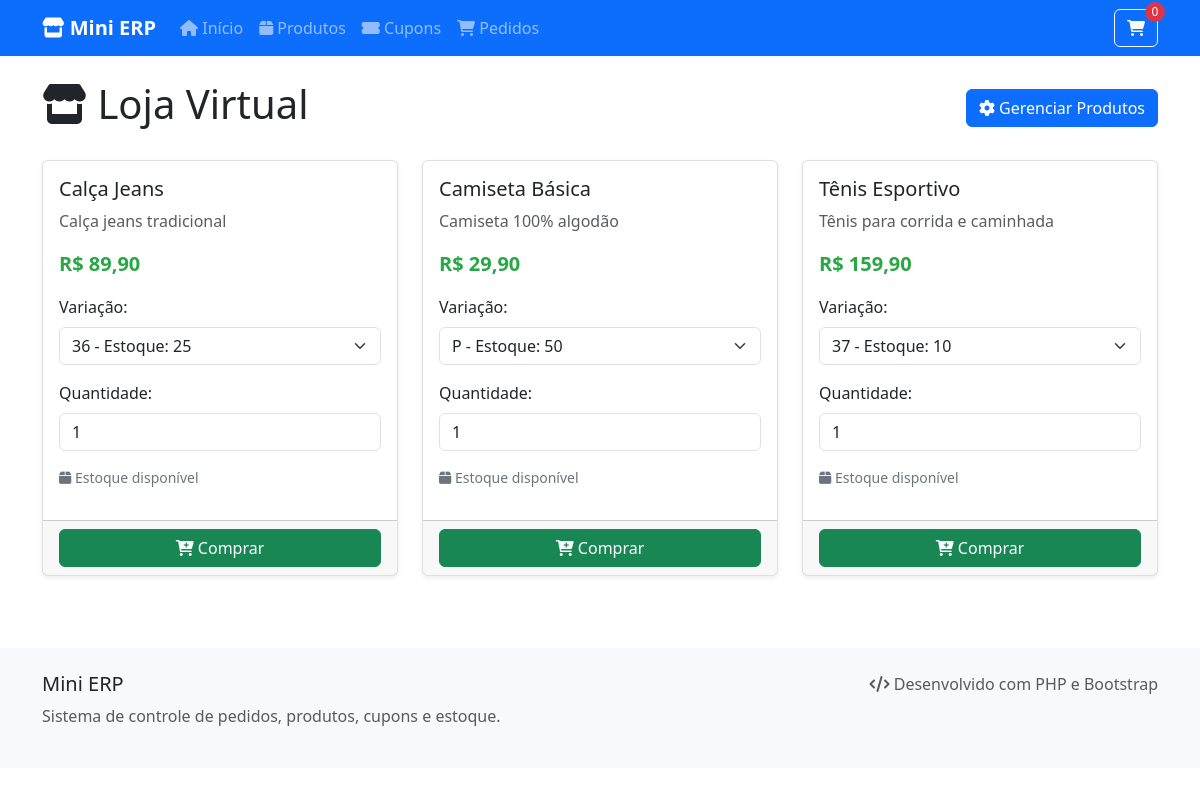
The page / on the database its author committed.
### tables this page shows
CREATE TABLE produtos (
    id INT AUTO_INCREMENT PRIMARY KEY,
    nome VARCHAR(255) NOT NULL,
    preco DECIMAL(10,2) NOT NULL,
    descricao TEXT,
    ativo BOOLEAN DEFAULT TRUE,
    created_at TIMESTAMP DEFAULT CURRENT_TIMESTAMP,
    updated_at TIMESTAMP DEFAULT CURRENT_TIMESTAMP ON UPDATE CURRENT_TIMESTAMP
);

### classes/Produto.php (called while the page is built, shortened)
<?php
class Produto {
    private $conn;
    private $table_name = "produtos";
    public function __construct($db) {
        $this->conn = $db;
    }
    public function listar() {
        $query = "SELECT p.*,
                         GROUP_CONCAT(CONCAT(pv.id, ':', pv.nome, ':', pv.valor_adicional) SEPARATOR '|') as variacoes,
                         GROUP_CONCAT(CONCAT(e.variacao_id, ':', e.quantidade) SEPARATOR '|') as estoque
                  FROM " . $this->table_name . " p
                  LEFT JOIN produto_variacoes pv ON p.id = pv.produto_id AND pv.ativo = 1
                  LEFT JOIN estoque e ON p.id = e.produto_id
                  WHERE p.ativo = 1
                  GROUP BY p.id
                  ORDER BY p.nome";
        $stmt = $this->conn->prepare($query);
        $stmt->execute();
        return $stmt->fetchAll();
    }
}
?>

### index.php (the view, shortened to what this page needs)
<?php
require_once 'classes/Produto.php';
$database = new Database();
$db = $database->getConnection();
$produto = new Produto($db);
$produtos = $produto->listar();
include 'includes/header.php';
?>
<div class="row">
    <div class="col-12">
        <div class="d-flex justify-content-between align-items-center mb-4">
            <h1><i class="fas fa-store"></i> Loja Virtual</h1>
            <a href="produtos.php" class="btn btn-primary">
                <i class="fas fa-cog"></i> Gerenciar Produtos
            </a>
        </div>
    </div>
</div>
<?php if (empty($produtos)): ?>
    <div class="alert alert-info">
        <i class="fas fa-info-circle"></i> Nenhum produto cadastrado ainda.
        <a href="produtos.php" class="alert-link">Clique aqui para cadastrar produtos</a>.
    </div>
<?php else: ?>
    <div class="row">
        <?php foreach ($produtos as $prod): ?>
            <div class="col-md-4 mb-4">
                <div class="card product-card h-100">
                    <div class="card-body">
                        <h5 class="card-title"><?php echo htmlspecialchars($prod['nome']); ?></h5>
                        <p class="card-text text-muted"><?php echo htmlspecialchars($prod['descricao']); ?></p>
                        <div class="price mb-3">R$ <?php echo number_format($prod['preco'], 2, ',', '.'); ?></div>
                        <?php if ($prod['variacoes']): ?>
                            <div class="mb-3">
                                <label class="form-label">Variação:</label>
                                <select class="form-select variation-select" id="variacao_<?php echo $prod['id']; ?>">
                                    <?php
                                    $variacoes = explode('|', $prod['variacoes']);
                                    $estoques = [];
                                    if ($prod['estoque']) {
                                        foreach (explode('|', $prod['estoque']) as $est) {
                                            $parts = explode(':', $est);
                                            if (count($parts) >= 2) {
                                                $estoques[$parts[0]] = $parts[1];
                                            }
                                        }
                                    }
                                    foreach ($variacoes as $var):
                                        $var_parts = explode(':', $var);
                                        if (count($var_parts) >= 3):
                                            $var_id = $var_parts[0];
                                            $var_nome = $var_parts[1];
                                            $var_valor = floatval($var_parts[2]);
                                            $estoque_qty = isset($estoques[$var_id]) ? $estoques[$var_id] : 0;
                                            $preco_final = $prod['preco'] + $var_valor;
                                    ?>
                                        <option value="<?php echo $var_id; ?>"
                                                data-preco="<?php echo $preco_final; ?>"
                                                data-estoque="<?php echo $estoque_qty; ?>"
                                                <?php echo $estoque_qty <= 0 ? 'disabled' : ''; ?>>
                                            <?php echo htmlspecialchars($var_nome); ?>
                                            - Estoque: <?php echo $estoque_qty; ?>
                                        </option>
                                    <?php
                                        endif;
                                    endforeach;
                                    ?>
                                </select>
                            </div>
                        <?php endif; ?>
                        <div class="mb-3">
                            <label class="form-label">Quantidade:</label>
                            <input type="number" class="form-control" id="quantidade_<?php echo $prod['id']; ?>"
                                   value="1" min="1" max="10">
                        </div>
                        <div class="stock-info mb-3" id="stock_info_<?php echo $prod['id']; ?>">
                            <i class="fas fa-box"></i> Estoque disponível
                        </div>
                    </div>
                    <div class="card-footer">
                        <button class="btn btn-success w-100" onclick="adicionarAoCarrinho(<?php echo $prod['id']; ?>)">
                            <i class="fas fa-cart-plus"></i> Comprar
                        </button>
                    </div>
                </div>
            </div>
        <?php endforeach; ?>
    </div>
<?php endif; ?>
<?php include 'includes/footer.php'; ?>

### includes/header.php (shortened to what this page needs)
<!DOCTYPE html>
<html lang="pt-BR">
<head>
    <link href="https://cdn.jsdelivr.net/npm/bootstrap@5.3.0/dist/css/bootstrap.min.css" rel="stylesheet">
    <link href="https://cdnjs.cloudflare.com/ajax/libs/font-awesome/6.0.0/css/all.min.css" rel="stylesheet">
</head>
<body>
    <nav class="navbar navbar-expand-lg navbar-dark bg-primary">
        <div class="container">
            <a class="navbar-brand" href="index.php">
                <i class="fas fa-store"></i> Mini ERP
            </a>
            <div class="collapse navbar-collapse" id="navbarNav">
                <ul class="navbar-nav me-auto">
                    <li class="nav-item">
                        <a class="nav-link" href="index.php">
                            <i class="fas fa-home"></i> Início
                        </a>
                    </li>
                    <li class="nav-item">
                        <a class="nav-link" href="produtos.php">
                            <i class="fas fa-box"></i> Produtos
                        </a>
                    </li>
                    <li class="nav-item">
                        <a class="nav-link" href="cupons.php">
                            <i class="fas fa-ticket-alt"></i> Cupons
                        </a>
                    </li>
                    <li class="nav-item">
                        <a class="nav-link" href="pedidos.php">
                            <i class="fas fa-shopping-cart"></i> Pedidos
                        </a>
                    </li>
                </ul>
                <div class="d-flex">
                    <a href="carrinho.php" class="btn btn-outline-light btn-cart">
                        <i class="fas fa-shopping-cart"></i>
                        <span id="cart-count" class="cart-badge">0</span>
                    </a>
                </div>
            </div>
        </div>
    </nav>
    <div class="container mt-4">

### includes/footer.php (shortened to what this page needs)
    </div>
    <footer class="bg-light mt-5 py-4">
        <div class="container">
            <div class="row">
                <div class="col-md-6">
                    <h5>Mini ERP</h5>
                    <p class="text-muted">Sistema de controle de pedidos, produtos, cupons e estoque.</p>
                </div>
                <div class="col-md-6 text-md-end">
                    <p class="text-muted">
                        <i class="fas fa-code"></i> Desenvolvido com PHP e Bootstrap
                    </p>
                </div>
            </div>
        </div>
    </footer>
</body>
</html>

### includes/header.php (style rules this page uses)
.navbar-brand { font-weight: bold; }
.card { box-shadow: 0 0.125rem 0.25rem rgba(0, 0, 0, 0.075); border: 1px solid rgba(0, 0, 0, 0.125); }
.btn-cart { position: relative; }
.cart-badge { position: absolute; top: -8px; right: -8px; background: #dc3545; color: white; border-radius: 50%; width: 20px; height: 20px; font-size: 12px; display: flex; align-items: center; justify-content: center; }
.product-card { transition: transform 0.2s; }
.price { font-size: 1.25rem; font-weight: bold; color: #28a745; }
.stock-info { font-size: 0.875rem; color: #6c757d; }
.variation-select { margin-bottom: 10px; }

### rows shown on the page
produtos: nome "Calça Jeans", descricao "Calça jeans tradicional", preco "89,90", id "36 - Estoque: 25"
produtos: nome "Camiseta Básica", descricao "Camiseta 100% algodão", preco "29,90", id "P - Estoque: 50", id "1"
produtos: nome "Tênis Esportivo", descricao "Tênis para corrida e caminhada", preco "159,90", id "37 - Estoque: 10"
